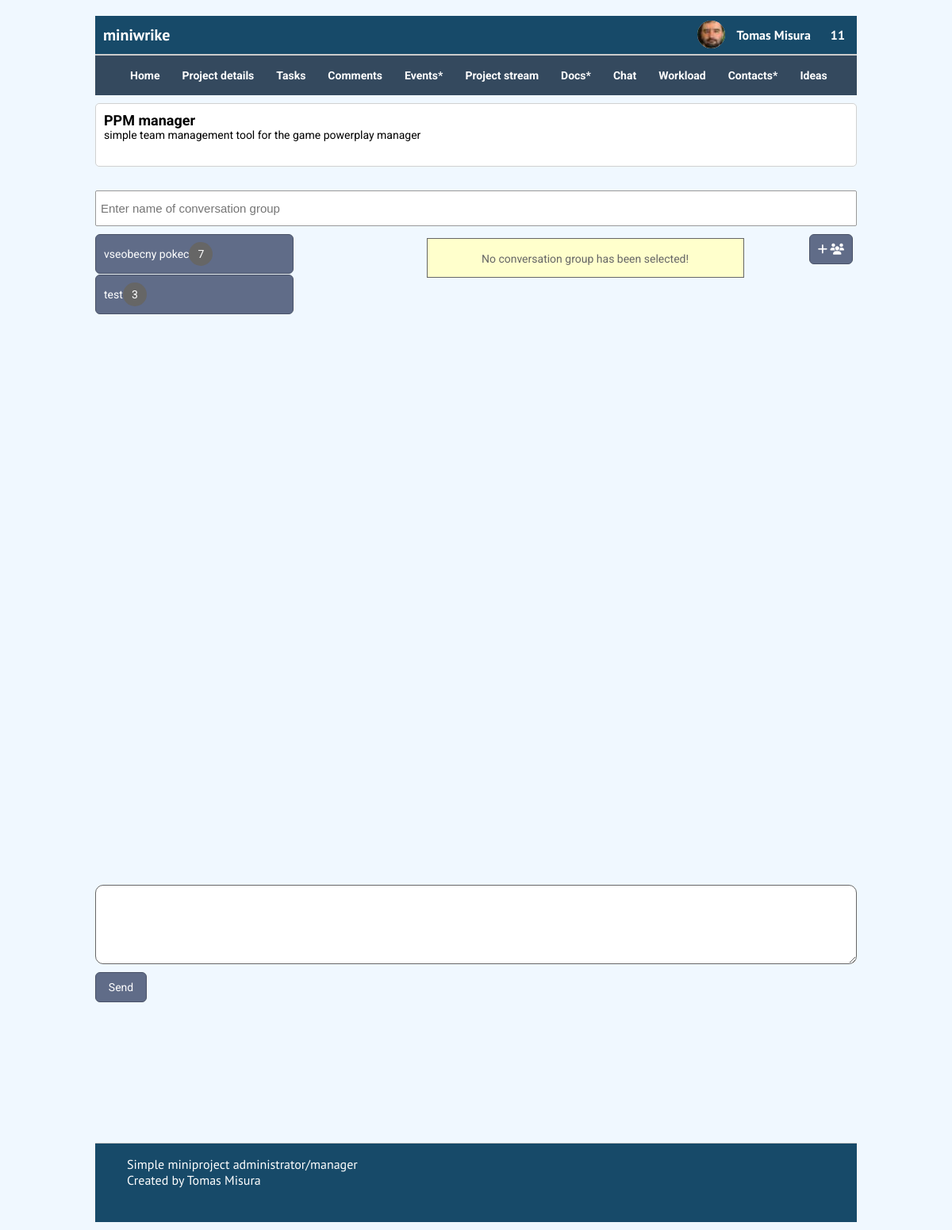
Screenshot of /project_conversation.php?project_id=3 (signed in) with the database file from the repository.
### tables this page shows
CREATE TABLE IF NOT EXISTS `project_users` (
  `user_id` int NOT NULL AUTO_INCREMENT,
  `full_name` varchar(100) DEFAULT NULL,
  `first_name` varchar(100) DEFAULT NULL,
  `last_name` varchar(100) DEFAULT NULL,
  `login` varchar(100) DEFAULT NULL,
  `password` varchar(50) DEFAULT NULL,
  `email` varchar(100) DEFAULT NULL,
  `phone` varchar(50) DEFAULT NULL,
  `type_of_user` varchar(50) DEFAULT NULL COMMENT 'externy alebo interny user',
  `pref_technology` int DEFAULT NULL,
  `pref_tole` int DEFAULT NULL,
  `profile_photo` varchar(200) DEFAULT 'img/non-avatar.jpg' COMMENT 'profilova fotka',
  `profile_photo_32` varchar(200) DEFAULT 'img/non_avatar_32.jpg',
  `created_date` datetime NOT NULL,
  PRIMARY KEY (`user_id`),
  KEY `technology` (`pref_technology`) USING BTREE,
  CONSTRAINT `project_users_ibfk_1` FOREIGN KEY (`pref_technology`) REFERENCES `project_technologies` (`tech_id`),
  CONSTRAINT `project_users_ibfk_2` FOREIGN KEY (`pref_technology`) REFERENCES `project_technologies` (`tech_id`)
);

CREATE TABLE IF NOT EXISTS `projects` (
  `id` int NOT NULL AUTO_INCREMENT,
  `project_name` varchar(30) NOT NULL,
  `project_code` varchar(20) DEFAULT NULL,
  `country_code` varchar(2) DEFAULT NULL,
  `project_customer` varchar(100) DEFAULT NULL,
  `project_descr` mediumtext NOT NULL,
  `is_favorite` tinyint(1) NOT NULL DEFAULT '0',
  `established_date` datetime NOT NULL,
  `finished_date` datetime DEFAULT NULL,
  `planned_deadline` datetime DEFAULT NULL,
  `project_status` varchar(15) NOT NULL,
  PRIMARY KEY (`id`)
);

CREATE TABLE IF NOT EXISTS `project_conversation_group` (
  `group_id` int NOT NULL AUTO_INCREMENT,
  `project_id` int NOT NULL,
  `created_by` int NOT NULL,
  `group_title` varchar(100) NOT NULL,
  `created_date` datetime NOT NULL,
  PRIMARY KEY (`group_id`),
  KEY `project_id` (`project_id`),
  CONSTRAINT `project_conversation_group_ibfk_1` FOREIGN KEY (`project_id`) REFERENCES `projects` (`id`)
);

### project_conversation.php (the view, shortened to what this page needs)
<?php
include "include/dbconnect.php";
include "include/functions.php";
?>
<!DOCTYPE html>
<html lang="sk">
<head>
    <link href="css/style.css?v=<?php echo time(); ?>" rel="stylesheet">
    <link href="css/conversation.css?v=<?php echo time(); ?>" rel="stylesheet">
    <link href="https://cdnjs.cloudflare.com/ajax/libs/font-awesome/6.2.1/css/all.min.css" rel="stylesheet">
</head>
<body>
    <div id="main">
        <?php include "include/header.php"; ?>
        <?php include "include/menu.php"; ?>
        <?php echo ProjectTitle($project_id); ?>
        <div id="middle">
            <div id="add_group">
                    <input type="text" name="group_title" placeholder="Enter name of conversation group" autocomplete="off">
                    <button type="submit" name="add_conv_group"><i class="fa fa-plus"></i> <i class="fa fa-users"></i></button>
            </div>
            <div id="conversation_wrap">
                <div class="conv_group_list">
                    <?php
                    $sql = "SELECT group_id, group_title FROM project_conversation_group WHERE project_id = $project_id";
                    $result = mysqli_query($db, $sql) or die("MySQL ERROR: " . mysqli_error($db));
                    while ($row = mysqli_fetch_array($result)) {
                        $group_id = $row['group_id'];
                        $group_title = $row['group_title'];
                        $feeds = GetNrofFeeds($project_id, $group_id);
                        echo "<button type='button' data-id='$group_id'>$group_title<div class='conv_group_feed_count'>$feeds</div></button>";
                    }
                    ?>
                </div>
                <div class="conv_group_chat_wrap">
                    <div class="chat">
                        <?php
                        if (!isset($_GET['conv_group_id'])) {
                            echo "<div class='msg_box'>No conversation group has been selected!</div>";
                        }
                        ?>
                    </div>
                </div>
             </div>
             <div id="add_comment">
                        <textarea class="ckeditor" name="chat_comment" id="chat_editor" oninput='this.style.height = "";this.style.height = this.scrollHeight + "px"'></textarea>
                        <button name="add_feed" type="button">Send</button>
                </div>
            <?php include "include/footer.php"; ?>
        </div>
    </div>
</body>
</html>

### include/header.php (shortened to what this page needs)
<div id="header">
	<div class="header_title">miniwrike</div>
	<div class="logged_user">
				<div class="user_picture">
    			<?php
              $image = "img/users_pics/" . $_SESSION['user_id'] . "/user_" . $_SESSION['user_id'] . "_32x32.jpg";
              echo "<img src='" . $image . "' alt='" . $_SESSION['user_id'] . "' class='circle'>";
              ?>
    			</div>
    			<a href="project_user_profile.php?user_id=<?php echo $_SESSION['user_id'] ?>"><?php echo GetUserNameByid($_SESSION['user_id']) ?></a></li>
    			<?php
              $msg_count = NrofMessages($_SESSION['user_id']);
              echo "<a href='project_inbox.php?user_id=1' class='small-blue-badge'>$msg_count</a>";
              ?>
		</div>
</div>

### include/functions.php (shortened to what this page needs)
<?php include "dbconnect.php";
function GetUserNameById($user_id) {
	global $db;
	$sql = "SELECT full_name FROM project_users WHERE user_id = $user_id";
	$result = mysqli_query($db, $sql) or die("MySQLi ERROR: " . mysqli_error($db));
	$full_name = "";
	while ($row = mysqli_fetch_array($result)) {
	    $full_name = $row['full_name'];
	}
	return $full_name;
}
function ProjectTitle($project_id) {
	echo "<div class='project_header'>";
	global $db;
	$sql = "SELECT project_name, project_descr from projects where id=$project_id";
	$result = mysqli_query($db, $sql) or die("MySQLi ERROR: " . mysqli_error($db));
	while ($row = mysqli_fetch_array($result)) {
		$project_name = $row['project_name'];
		$project_description = $row['project_descr'];
		echo "<span class='project_name'>$project_name</span>";
		echo "<span class='project_description'>$project_description</span>";
	}
	echo "</div>";
}
function NrofMessages($user_id) {
	global $db;
	$sql = "SELECT COUNT(*) nr_of_msgs from project_mailbox_inbox WHERE receiver_id=$user_id";
	$result = mysqli_query($db, $sql) or die("MySQLi ERROR: " . mysqli_error($db));
	while ($row = mysqli_fetch_array($result)) {
		$nr_of_msgs = $row['nr_of_msgs'];
	}
	return $nr_of_msgs;
}
function GetNrofFeeds($project_id, $group_id) {
	$sql = "SELECT count(*) as nr_feeds from project_conversation_feeds where project_id=$project_id and conv_group_id=$group_id";
	global $db;
	$result = mysqli_query($db, $sql) or die("MySQLi ERROR: " . mysqli_error($db));
	while ($row = mysqli_fetch_array($result)) {
		$nr_feeds = $row['nr_feeds'];
	}
	return $nr_feeds;
}

### css/style.css (style rules this page uses)
* { box-sizing: border-box; }
body { background: aliceblue; outline: 0; font-family: 'Roboto', sans-serif; font-size: 14px; margin: 0; }
.project_header { width: 100%; display: flex; justify-content: flex-start; min-height: 80px; margin-top: 10px; margin-bottom: 10px; flex-direction: column; border: 1px #d1d1d1 solid; padding: 10px; box-sizing: border-box; background: white; border-radius: 5px; }
.project_name { width: 100%; font-size: 18px; font-weight: bold; box-sizing: border-box; }
.project_description { width:100%; font-size: 14px; text-transform: lowercase; }
#main { background: aliceblue; width: 80%; display: flex; flex-direction: column; margin-left: auto; margin-right: auto; margin-top: 20px; border: 0px solid #D5D5D5; }
input { margin-top: 5px; width: 400px; outline: 0; border: 1px solid #D5D5D5; color: #333; font-size: 15px; font-weight: bold; padding: 6px; border-radius: 2px; height: 45px; width: 100%; margin-bottom: 5px; }
textarea { min-height: 100px; margin-bottom: 5px; padding: 4px; width: 100%; border: 1px #ddd solid; border-radius: 2px; color: #666; font-family: 'Roboto', sans-serif; outline: 0; font-size: 16px; font-weight: normal; box-sizing: border-box; margin-top: 5px; }
#header { display: flex; align-items: center; justify-content: flex-end; width: 100%; border-bottom: 2px #ccc solid; height: 50px; font-family: 'PT Sans', sans-serif; font-size: 20px; font-weight: bold; background: #174a69; color: #fff; }
.user_picture { width: 50px; height: 50px; text-align: center; float: left; }
.header_title { display: flex; align-items: center; justify-content: flex-start; width: 100%; box-sizing: border-box; text-indent: 10px; height: 100%; }
.logged_user { width: 50%; height: 100%; display: flex; justify-content: flex-end; background: #174a69; font-size: 16px; align-items: center; gap:5px; }
.logged_user a { color: #fff; text-decoration: none; padding: 5px 10px; }
.circle { float: left; border-radius: 50%; width: 35px; height: 35px; background: #fff; margin-left: 15px; margin-top: 7px; background-position: center; }
button, .button { padding: 10px; border: 1px solid #495267; font-size: 14px; font-family: 'Roboto', Helvetica, sans-serif; background-color: #606c88; color: #fff; text-align: center; border-radius:6px; }
#middle { border-bottom: 0px #ccc solid; margin-top: 0px; font-family: 'Roboto', Helvetica, sans-serif; font-size: 14px; display: flex; flex-direction: column; }
.msg_box { margin: auto; width: 400px; height: 50px; line-height: 50px; text-align: center; background: #FFFFCC; border: 1px #666 solid; color: #666; }

### css/conversation.css (style rules this page uses)
#add_group { width: 100%; height: 50px; border: 0px #ccc solid; margin-top: 15px; text-align: right; }
#add_group button { margin-right: 5px; margin-top: 5px }
#add_group input { margin-right: 5px; margin-top: 5px; border: 1px #999 solid; height: 45px; }
#conversation_wrap { width: 100%; margin-top: 10px; border: 0px #999 solid; min-height: 100vh; display: flex; }
.conv_group_feed_count { width: 30px; height: 30px; background: #666; color: #fff; display: flex; align-items: center; justify-content: center; border-radius: 50%; box-sizing: border-box; }
.conv_group_list button { display: flex; justify-content: flex-start; align-items: center; width: 250px; margin:0; height: 50px; margin-top: 1x; margin-bottom: 1px; }
.conv_group_chat_wrap { width: 100%; min-height: 50px; border: 0px #999 solid; margin-left: 15px; box-sizing: border-box; padding:5px; }
#add_comment { display: flex; box-sizing: border-box; flex-direction: column; width: 100%; min-height: 300px; border: 0px #ddd solid; margin-top: 15px; }
#add_comment textarea { height: 100px; border: 1px #666 solid; width: 100%; font-size: 16px; margin-right: 5px; font-family: 'Roboto', Helvetica, sans-serif; box-sizing: border-box; padding:10px; border-radius: 10px; }
#add_comment button { width: 65px; float: right; margin-top: 5px; margin-right: 10px; text-align: center; }
.chat { width: 100%; min-height: 5px; display: flex; flex-direction: column; margin-left: 5px; }

### rows the page displays
project_users: full_name "Tomas Misura"
projects: project_name "PPM manager", project_descr "simple team management tool for the game powerplay manager"
project_conversation_group: group_title "vseobecny pokec", feeds "7"
project_conversation_group: group_title "test", feeds "3"

### other values shown
$msg_count "11"
